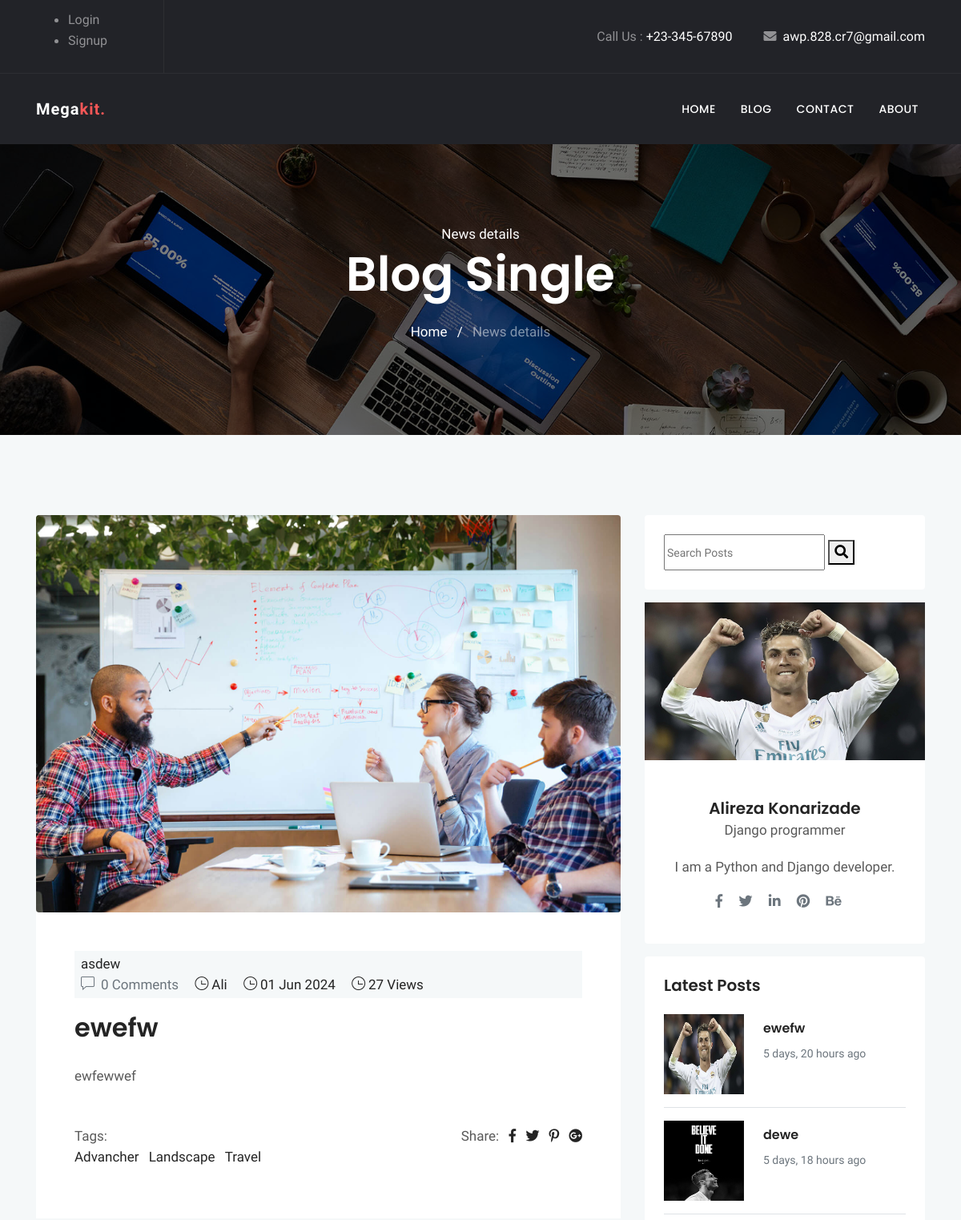
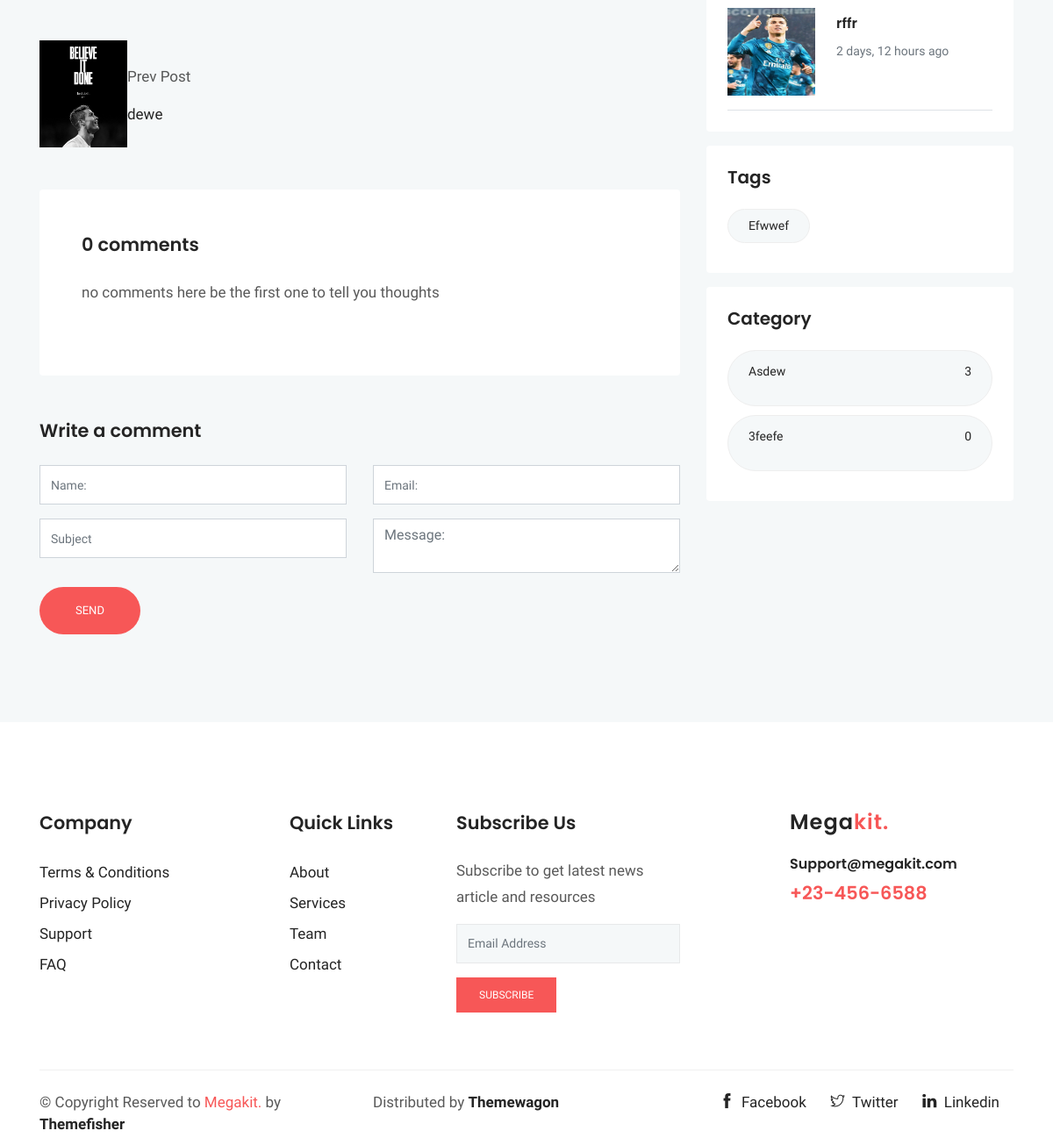
Page /blog/1/ on the committed database (2 pictures, top to bottom).
### blog/models.py (models this page shows, shortened)
class Category(models.Model):
    name = models.CharField(max_length=200)
    def __str__(self):
        return self.name

class Post(models.Model):
    image = models.ImageField(upload_to="blog/",default='blog/default.jpg')
    author = models.ForeignKey(User, on_delete=models.SET_NULL, null=True)
    title = models.CharField(max_length=200)
    content = models.TextField()
    tags = TaggableManager()
    category = models.ManyToManyField(Category)
    counted_views = models.IntegerField(default=0)
    status = models.BooleanField(default=False)
    login_required = models.BooleanField(default=False)
    published_date = models.DateTimeField(null=True)
    created_date = models.DateTimeField(auto_now_add=True)
    updated_date = models.DateTimeField(auto_now=True)
    class Meta:
        ordering = ['-created_date']

### blog/views.py (the view)
# urls.py: path('<int:pid>/', views.blog_single, name='single'),
def blog_single(request,pid):
    current_time = timezone.now()
    post = get_object_or_404(Post, pk=pid,status=1,published_date__lte=current_time)
    if request.method == 'POST':
        form = CommentForm(request.POST)
        if form.is_valid():
            comment = form.save(commit=False)
            comment.post = post
            comment.save()
            messages.add_message(request,messages.SUCCESS,'Your comment submitted successfully.')
        else:
            print(form.errors)
            messages.add_message(request,messages.ERROR,'Your comment could not be submitted.')
    else:
        form = CommentForm()
    if not post.login_required:
        comments = Comment.objects.filter(post=post.id,approved=True)
        post.counted_views += 1
        post.save()
        all_posts = list(Post.objects.filter(status=1, published_date__lte=current_time))
        current_index = all_posts.index(post)
        previous_post = None
        next_post = None
        if current_index > 0:
            previous_post = all_posts[current_index - 1]
        if current_index < len(all_posts) - 1:
            next_post = all_posts[current_index + 1]
        context = {
            'post': post,
            'form': form,
            'comments': comments,
            'previous_post': previous_post,
            'next_post': next_post,
        }
        return render(request, 'blog/blog-single.html', context)
    else:
        return HttpResponseRedirect(reverse('accounts:login'))

### templates/blog/blog-single.html (shortened to what this page needs)
{% extends "website/base.html" %}
{% load static %}
{% load humanize %}
{% load blog-tags %}
{% block content %}
<div class="main-wrapper ">
<section class="page-title bg-1">
  <div class="container">
    <div class="row">
      <div class="col-md-12">
        <div class="block text-center">
          <span class="text-white">News details</span>
          <h1 class="text-capitalize mb-4 text-lg">Blog Single</h1>
          <ul class="list-inline">
            <li class="list-inline-item"><a href="{% url "website:index" %}" class="text-white">Home</a></li>
            <li class="list-inline-item"><span class="text-white">/</span></li>
            <li class="list-inline-item"><a href="#" class="text-white-50">News details</a></li>
          </ul>
        </div>
      </div>
    </div>
  </div>
</section>
<section class="section blog-wrap bg-gray">
    <div class="container">
        <div class="row">
            <div class="col-lg-8">
                <div class="row">
	<div class="col-lg-12 mb-5">
		<div class="single-blog-item">
			<img src="{% static "images/blog/2.jpg" %}" alt="" class="img-fluid rounded">
			<div class="blog-item-content bg-white p-5">
				<div class="blog-item-meta bg-gray py-1 px-2">
					{% for cat in post.category.all %}
                                            <a href="{% url 'blog:category' cat_name=cat.name %}">{{ cat.name }}</a> {% if not forloop.last %},{% endif %}
                    {% endfor %}<br>
					<span class="text-muted text-capitalize mr-3"><i class="ti-comment mr-2"></i>{{ comments|length }} Comments</span>
					<span class="text-black text-capitalize mr-3"><i class="ti-time mr-1"></i>{{ post.author }}</span>
					<span class="text-black text-capitalize mr-3"><i class="ti-time mr-1"></i>{{ post.published_date|date:"d M Y" }}</span>
					<span class="text-black text-capitalize mr-3"><i class="ti-time mr-1"></i>{{ post.counted_views }} views</span>
				</div>
				<h2 class="mt-3 mb-4"><a href="blog-single.html">{{ post.title }}</a></h2>
				<p class="lead mb-4">
                                        {{ post.content|safe }}
                </p>
				<div class="tag-option mt-5 clearfix">
				    <ul class="float-left list-inline">
				    	<li>Tags:</li>
				    	<li class="list-inline-item"><a href="#" rel="tag">Advancher</a></li>
				    	<li class="list-inline-item"><a href="#" rel="tag">Landscape</a></li>
				    	<li class="list-inline-item"><a href="#" rel="tag">Travel</a></li>
				   	</ul>
				    <ul class="float-right list-inline">
				        <li class="list-inline-item"> Share: </li>
				        <li class="list-inline-item"><a href="#" target="_blank"><i class="fab fa-facebook-f" aria-hidden="true"></i></a></li>
				        <li class="list-inline-item"><a href="#" target="_blank"><i class="fab fa-twitter" aria-hidden="true"></i></a></li>
				        <li class="list-inline-item"><a href="#" target="_blank"><i class="fab fa-pinterest-p" aria-hidden="true"></i></a></li>
				        <li class="list-inline-item"><a href="#" target="_blank"><i class="fab fa-google-plus" aria-hidden="true"></i></a></li>
				    </ul>
			    </div>
			</div>
		</div>
	</div>
	<div class="col-lg-12 mb-5">
		<div class="row">
									<div class="col-lg-6 col-md-6 col-12 nav-left flex-row d-flex justify-content-start align-items-center">
										<div class="thumb">
                                            {% if previous_post %}
                                            <a href="{% url 'blog:single' previous_post.id %}"><img class="img-fluid" width="100px" height="100px" src="{{ previous_post.image.url }}" alt=""></a>
										    {% endif %}
                                        </div>
										<div class="detials">
											 {% if previous_post %}
                                                 <p>Prev Post</p>
                                                <a href="{% url 'blog:single' previous_post.id %}">{{ previous_post.title }}</a>
                                            {% endif %}
										</div>
									</div>
									<div class="col-lg-6 col-md-6 col-12 nav-right flex-row d-flex justify-content-end align-items-center">
									</div>
								</div>
	</div>
	<div class="col-lg-12 mb-5">
		<div class="comment-area card border-0 p-5">
			<h4 class="mb-4">{{ comments|length }} comments</h4>
			<ul class="comment-tree list-unstyled">
                {% for comment in comments %}
				<li class="mb-5">
					<div class="comment-area-box">
						<img alt="" src="{% static "images/blog/test1.jpg" %}" class="img-fluid float-left mr-3 mt-2">
						<h5 class="mb-1">{{ comment.name }}</h5>
						<span>United Kingdom</span>
						<div class="comment-meta mt-4 mt-lg-0 mt-md-0 float-lg-right float-md-right">
							<span class="date-comm">{{ comment.created_date|naturalday }}</span>
						</div>
						<div class="comment-content mt-3">
							<p>{{ comment.message }}</p>
						</div>
					</div>
				</li>
                {% empty %}
                    <p>no comments here be the first one to tell you thoughts</p>
                {% endfor %}
			</ul>
		</div>
	</div>
	<div class="col-lg-12">
		<form method="post" action="{% url "blog:single" pid=post.id %}">
            <h4 class="mb-4">Write a comment</h4>
			<div class="row">
                {% if request.user.is_authenticated %}
                <input type="hidden" name="name" value="{{ request.user.first_name }}">
                <input type="hidden" name="email" value="{{ request.user.email }}">
                {% else %}
				<div class="col-md-6">
					<div class="form-group">
						<input class="form-control" type="text" name="name"  placeholder="Name:">
					</div>
				</div>
				<div class="col-md-6">
					<div class="form-group">
						<input class="form-control" type="email" name="email"  placeholder="Email:">
					</div>
				</div>
                {% endif %}
            <div class="col-md-6">
             <div class="form-group">
                    <input type="text" class="form-control" name="subject" placeholder="Subject" onfocus="this.placeholder = ''" onblur="this.placeholder = 'Subject'">
                </div>
                </div>
                <div class="col-md-6">
					<div class="form-group">
                        <textarea class="form-control"  name="message" placeholder="Message:"></textarea>
					</div>
				</div>
			</div>
            <button class="btn btn-main btn-round-full" type="submit" name="submit-contact" id="submit_contact" value="Submit Message">send</button>
		</form>
	</div>
</div>
            </div>
            <div class="col-lg-4">
                <div class="sidebar-wrap">
                    {% include "blog/blog-search.html" %}
                    {% include "blog/blog-writer.html" %}
                    {% recentposts %}
                    {% include "blog/blog-tags.html" %}
                    {% postcategories %}
                </div>
            </div>
        </div>
    </div>
</section>
</div>
{% endblock content %}

### templates/blog/blog-latest.html
{% load humanize %}
{% load blog-tags %}
{% load static %}
<div class="sidebar-widget latest-post card border-0 p-4 mb-3">
		<h5>Latest Posts</h5>
        {% for post in posts %}
        <div class="media border-bottom py-3">
            <a href="#"><img class="mr-4" width="100px" height="100px" src="{{ post.image.url }}" alt=""></a>
            <div class="media-body">
                <h6 class="my-2"><a href="{% url "blog:single" pid=post.id %}">{{ post.title }}</a></h6>
                <span class="text-sm text-muted">{{ post.published_date|naturaltime}}</span>
            </div>
        </div>
        {% endfor %}
	</div>

### templates/blog/blog-tags.html
{% load static %}
<div class="sidebar-widget bg-white rounded tags p-4 mb-3">
		<h5 class="mb-4">Tags</h5>
    {% for tag in post.tags.all %}
      <a href="{% url "blog:tag" tag_name=tag.name %}">{{ tag.name }}</a>
    {% endfor %}
	</div>

### templates/blog/blog-post-categories.html
{% load static %}
<div class="sidebar-widget bg-white rounded tags p-4 mb-3">
		<h5 class="mb-4">Category</h5>
        {% for name,count in categories.items %}
            <a href="{% url "blog:category" cat_name=name %}" class="d-flex justify-content-between">
                <p>{{ name }}</p>
                <p>{{ count }}</p>
            </a>
         {% endfor %}
	</div>

### rows in the picture
Category: name "asdew", name "Asdew", count "3"
Post: author "Ali", published_date "01 Jun 2024", counted_views "27", title "ewefw", content "ewfewwef", image (picture), published_date "5 days, 20 hours ago"
Post: image (picture), title "dewe", published_date "5 days, 18 hours ago"
Post: image (picture), title "rffr", published_date "2 days, 12 hours ago"
Tag: name "Efwwef"
Category: name "3feefe", count "0"

### other values in the picture
{{ comments|length }} "0"
